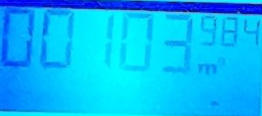
#> input picture imgProcessing/orginalDataStorage/0_cropped28-200023.png, 262 x 116 px
$ python analysePic.py
#> lines starting #> are read from the running program, lines starting #| are printed output that depends on the picture; after the words box and inside, x2 and y2 are one past the last pixel; in counts of white or black regions, pixels touching at a corner belong together
#> in analyseImg, cropped2 is the input picture: shape (116, 262, 3); mean B, G, R 248.4, 186.6, 4.4

#see: https://pyimagesearch.com/2017/02/13/recognizing-digits-with-opencv-and-python/
# import the necessary packages
# from imutils.perspective import four_point_transform
from imutils import contours
import imutils
import cv2
from numpy import vstack
from copy import deepcopy
import os

INDEX = 0
# define the dictionary of digit segments so we can identify
# each digit on the thermostat
DIGITS_LOOKUP = [
	[1, 1, 1, 0, 1, 1, 1],#  0
	[0, 0, 1, 0, 0, 1, 0],#  1
	[1, 0, 1, 1, 1, 0, 1],#  2
	[1, 0, 1, 1, 0, 1, 1],#  3
	[0, 1, 1, 1, 0, 1, 0],#  4
	[1, 1, 0, 1, 0, 1, 1],#: 5,
	[1, 1, 0, 1, 1, 1, 1],#: 6,
	[1, 0, 1, 0, 0, 1, 0],#: 7,
	[1, 1, 1, 1, 1, 1, 1],#: 8,
	[1, 1, 1, 1, 0, 1, 1],#: 9
]

def saveImg(img, name="_", folder="", print_=False, saveFig=False):
	if saveFig:
		global INDEX
		img_name = str(INDEX)+"_"+name+".png"
		cv2.imwrite(folder+"/"+img_name, img)
		INDEX+=1

def getBoundingRect(countour):
	# find out if there is a one contained
	oneBigFactor   = 20
	oneSmallFactor = 5
	(x, y, w, h) = cv2.boundingRect(countour)
	if h>50 and h<65 and w*h >450 and w*h <550 and w>5 and w<12:
		print("I found a big Number 1!")
		x -= oneBigFactor
		w += oneBigFactor
	# elif w*h <500: # one small
	# 	x -= oneSmallFactor
	# 	w += oneSmallFactor
	return (x,y,w,h)

def getNumberOfRectangle(rect, img, colorImg, folder="", saveFig=False, print_=False):
	#colorImg = cv2.cvtColor(img, cv2.COLOR_GRAY2RGB) # COLOR_BGR2GRAY
	(x, y, w, h) = rect
	# [5 lines of commented-out code are left out]
	roi = img[y:y + h, x:x + w]
	saveImg(cv2.rectangle(deepcopy(colorImg),(x,y),(x+w,y+h),(30,255,255),1), "roi", folder=folder, saveFig=saveFig)
	(roiH, roiW) = roi.shape
	(dW, dH) = (int(roiW * 0.25), int(roiH * 0.15))
	dHC = int(roiH * 0.05)

	# define the set of 7 segments
	segments = [
		((0, 0), (w, dH)),	# top
		((0, 0), (dW, h // 2)),	# top-left
		((w - dW, 0), (w, h // 2)),	# top-right
		((0, (h // 2) - dHC) , (w, (h // 2) + dHC)), # center
		((0, h // 2), (dW, h)),	# bottom-left
		((w - dW, h // 2), (w, h)),	# bottom-right
		((0, h - dH), (w, h))	# bottom
	]
	on = [0] * len(segments)

	# loop over the segments
	for (i, ((xA, yA), (xB, yB))) in enumerate(segments):
		# extract the segment ROI, count the total number of
		# thresholded pixels in the segment, and then compute
		# the area of the segment
		segROI = roi[yA:yB, xA:xB]
		total = cv2.countNonZero(segROI)
		area = (xB - xA) * (yB - yA)
		# if the total number of non-zero pixels is greater than
		# 50% of the area, mark the segment as "on"
		#print(i, round(total/float(area),2))
		tmp = cv2.rectangle(deepcopy(colorImg),(x+xA,y+yA),(x+xB,y+yB),color=(20*i,240,0),thickness=1)
		if area == 0: # reducing errors!
			area = 0.001
		tmp = cv2.putText(tmp, str(round(total/float(area),2)), (x+xA+10, y+yA+10), cv2.FONT_HERSHEY_SIMPLEX, 0.2, (0,0,250), 1, cv2.LINE_AA, False)
		saveImg(tmp, "segment"+str(i)+".png", folder=folder, saveFig=saveFig)
		if total / float(area) > 0.45:
			on[i]= 1
	# find on matching in: DIGITS_LOOKUP
	for i,lockup in enumerate(DIGITS_LOOKUP):
		if lockup == on:
			if w*h>1000:
				if print_:print(lockup, on, w,h, w*h, "-->", i, "BIG NUMBER")
				return "B"+str(i) # Big Number!
			else:
				if print_:print(lockup, on, w, h, w*h, "-->", i, "SMALL NUMBER")
				return "S"+str(i) # Small Number!
	if print_:print("No number found: ", on, w*h, w, h)
	if w*h>1000:
		return "B?"# Big Number!
	else:
		return "S?"# Small Number!

# [43 lines left out: function cropImg, not called in this run]


def rotate(image, angle, center = None, scale = 1.0):
#> called with angle = 2, scale = 1
    (h, w) = image.shape[:2]
#> h = 116; w = 262
    if center is None:
        center = (w / 2, h / 2)
#> center = (131, 58)
    # Perform the rotation
    M = cv2.getRotationMatrix2D(center, angle, scale)
    rotated = cv2.warpAffine(image, M, (w, h))
    return rotated

def analyseImg(imgName, folder="", saveFigs=False, print_=False, skipCrop=False):
	cropped2, xR, yR = None, 0,0
	if skipCrop:
		cropped2 = cv2.imread(imgName)
		rotated = rotate(cropped2, 2)
		xR, yR, c = rotated.shape
#> xR = 116; yR = 262; c = 3
		cropped2 = rotated[12:xR-30, 1:yR-1]
#> cropped2: shape (74, 260, 3)
		gray = cv2.cvtColor(cropped2, cv2.COLOR_BGR2GRAY)
		blure = cv2.GaussianBlur(gray, (5, 5), 0)
		thresh = cv2.adaptiveThreshold(blure, 255, 1, 1, 15, 4)
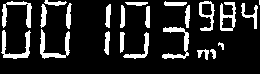
#> thresh: shape (74, 260); 15.6% white; 23 white regions (1 under 20 px)
		saveImg(thresh, "thresh", folder=folder, saveFig=saveFigs)
		#xR, yR, c = thresh.shape
	else:
		cropped2, xR, yR = cropImg(imgName, folder=folder, saveFigs=saveFigs, print_=print_)

	cc, hir = cv2.findContours(thresh, cv2.RETR_LIST, cv2.CHAIN_APPROX_SIMPLE)
#> cc = 25 contours, 2 with area under 20; largest, box (x1, y1, x2, y2) and area: (220, 2, 236, 31) 270, (199, 1, 215, 31) 244, (1, 30, 31, 59) 218, (40, 29, 70, 59) 218, (162, 27, 189, 59) 208; hir = 25 rows, first 6: [1, -1, -1, -1], [2, 0, -1, -1], [3, 1, -1, -1], [4, 2, -1, -1], [5, 3, -1, -1], [6, 4, -1, -1]

	cv2.drawContours(thresh, cc, -1, (255, 255, 255), thickness=2)
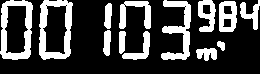
#> thresh: shape (74, 260); 26.3% white; 13 white regions
	saveImg(thresh, "contours", folder=folder, saveFig=saveFigs)

	contours = cv2.findContours(thresh, cv2.RETR_LIST, cv2.CHAIN_APPROX_SIMPLE)
#> contours = 22 contours, 4 with area under 20; largest, box (x1, y1, x2, y2) and area: (39, 0, 73, 60) 1724, (0, 0, 33, 60) 1668, (42, 5, 68, 55) 924, (4, 5, 29, 54) 908, (161, 0, 191, 60) 646
	cnts = imutils.grab_contours(contours)
#> cnts has the same summary as contours
	bigCnts = []
	digitCnts = []
	ones_foundBig = []
	digitCntsOnesBig = []
	tmpIMG = cv2.cvtColor(thresh, cv2.COLOR_GRAY2BGR)
#> tmpIMG: shape (74, 260, 3); 26.3% white; 13 white regions
	digits     = deepcopy(tmpIMG)

	# loop over the digit area candidates
	for c in cnts:
		# compute the bounding box of the contour
		(x, y, w, h) = cv2.boundingRect(c)
		tmpIMG = cv2.rectangle(tmpIMG,(x,y),(x+w,y+h),(0,255,0),1)
		tmpIMG = cv2.putText(tmpIMG, str(w*h), (x+2, y+10), cv2.FONT_HERSHEY_SIMPLEX, 0.4, (0,0,250), 1, cv2.LINE_AA, False)
#> this loop made 22 passes
#> (x, y, w, h) on passes 1, 2, 3, 4, 5, 6, 7, 9, 10, 11, 15, 16: (196, 48, 21, 13), (217, 41, 8, 10), (122, 31, 28, 29), (119, 31, 7, 23), (103, 30, 8, 26), (222, 18, 10, 10), (223, 5, 10, 10), (42, 5, 26, 50), (4, 5, 25, 49), (202, 4, 10, 11), (104, 3, 8, 26), (219, 1, 18, 31)
#> (c, x, y, w, h) on passes 8, 12, 13, 14: ([[184, 6], [185, 5], [186, 6], [185, 7]], 184, 5, 3, 3), ([[65, 5], [66, 4], [67, 5], [66, 6]], 65, 4, 3, 3), ([[45, 5], [46, 4], [47, 5], [46, 6]], 45, 4, 3, 3), ([[123, 4], [124, 3], [125, 4], [124, 5]], 123, 3, 3, 3)
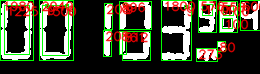
#> tmpIMG: shape (74, 260, 3); mean B, G, R 50.5, 72.8, 68.9
	saveImg(tmpIMG, "boundingRect", folder=folder, saveFig=saveFigs)

	# loop over the digit area candidates
	for c in cnts:
		# compute the bounding box of the contour
		(x, y, w, h) = cv2.boundingRect(c)
		if w*h>300:
			print(w,h, w*h)
			if w*h<650 and w<25:
				digitCnts.append(c) # small digits on the right
				continue
			elif w*h>1500:
				bigCnts.append(c)
				continue
			else:
				continue
		else:
			if (h>25 and w<15 and w>5 and h<40 and w*h<250): # detect 1s
				ones_foundBig.append(c)
#> after the loop, bigCnts = 3 contours; box (x1, y1, x2, y2) and area: (39, 0, 73, 60) 1724, (0, 0, 33, 60) 1668, (161, 0, 191, 60) 646; digitCnts = 3 contours; box (x1, y1, x2, y2) and area: (219, 1, 237, 32) 480, (198, 0, 216, 32) 366, (240, 0, 260, 30) 208; ones_foundBig = 2 contours; box (x1, y1, x2, y2) and area: (103, 30, 111, 56) 134, (104, 3, 112, 29) 134

	allContours = []
	digitCntsSmall = imutils.contours.sort_contours(digitCnts, method="left-to-right")[0]
#> digitCntsSmall has the same summary as digitCnts
	digitCntsBig = imutils.contours.sort_contours(bigCnts, method="left-to-right")[0]
#> digitCntsBig has the same summary as bigCnts
	if len(ones_foundBig)>0:
		digitOnesBig = imutils.contours.sort_contours(ones_foundBig, method="left-to-right")[0]
#> digitOnesBig has the same summary as ones_foundBig
		if (len(digitOnesBig) % 2) != 0:
			digitOnesBig = digitOnesBig[:-1]

	# merge ones contours:
		for i in range(len(digitOnesBig)-1):
			digitCntsOnesBig.append(vstack([digitOnesBig[i], digitOnesBig[i+1]]))
#> this loop made 1 pass
#> after the loop, digitCntsOnesBig = 1 contour; box (x1, y1, x2, y2) and area: (103, 3, 112, 56) 268

		for i in digitCntsOnesBig:
			allContours.append(i)
#> after the loop, allContours has the same summary as digitCntsOnesBig
	for i in digitCntsSmall:
		allContours.append(i)
#> this loop made 3 passes
#> after the loop, allContours = 4 contours; box (x1, y1, x2, y2) and area: (219, 1, 237, 32) 480, (198, 0, 216, 32) 366, (103, 3, 112, 56) 268, (240, 0, 260, 30) 208
	for i in digitCntsBig:
		allContours.append(i)
#> after the loop, allContours = 7 contours; box (x1, y1, x2, y2) and area: (39, 0, 73, 60) 1724, (0, 0, 33, 60) 1668, (161, 0, 191, 60) 646, (219, 1, 237, 32) 480, (198, 0, 216, 32) 366, (103, 3, 112, 56) 268, (240, 0, 260, 30) 208
	allContoursSorted =  imutils.contours.sort_contours(allContours, method="left-to-right")[0]
#> allContoursSorted has the same summary as allContours

	rects = []
	# adapt bounding rect for ones:
	for c in allContoursSorted:
		rects.append(getBoundingRect(c))
#> this loop made 7 passes
#> (x in getBoundingRect, y in getBoundingRect, w in getBoundingRect, h in getBoundingRect) on passes 1 to 7: (0, 0, 33, 60), (39, 0, 34, 60), (83, 3, 29, 53), (161, 0, 30, 60), (198, 0, 18, 32), (219, 1, 18, 31), (240, 0, 20, 30)
#| I found a big Number 1!
#> after the loop, rects = [(0, 0, 33, 60), (39, 0, 34, 60), (83, 3, 29, 53), (161, 0, 30, 60), (198, 0, 18, 32), (219, 1, 18, 31), (240, 0, 20, 30)]

	#tmpIMG = cropped2
	for c in digitCntsSmall:
		# extract the digit ROI
		(x, y, w, h) = cv2.boundingRect(c)
		cv2.rectangle(digits,(x,y),(x+w,y+h),(255,0,0),3)
#> this loop made 3 passes
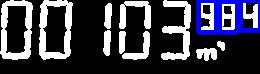
#> digits: shape (74, 260, 3); mean B, G, R 77.1, 62.1, 62.1
	for c in digitCntsBig:
		# extract the digit ROI
		(x, y, w, h) = cv2.boundingRect(c)
		cv2.rectangle(digits,(x,y),(x+w,y+h),(0,0,255),3)
#> this loop made 3 passes
#> (x, w) on passes 1 to 3: (0, 33), (39, 34), (161, 30)
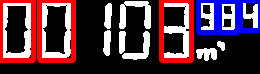
#> digits: shape (74, 260, 3); 12.5% of pixels changed, all inside (x1, y1, x2, y2) = (0, 0, 194, 63)
	for c in digitCntsOnesBig:
		# extract the digit ROI
		(x, y, w, h) = cv2.boundingRect(c)
		cv2.rectangle(digits,(x,y),(x+w,y+h),(0,255,255),3)
#> this loop made 1 pass
#> (x, y, w, h) on pass 1: (103, 3, 9, 53)
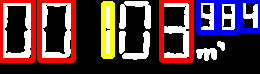
#> digits: shape (74, 260, 3); 3.16% of pixels changed, all inside (x1, y1, x2, y2) = (101, 1, 115, 59)
	saveImg(digits, "digits", folder=folder, saveFig=saveFigs)

	result = ""
	for r in rects:
		result+=getNumberOfRectangle(r, thresh, cropped2,folder=folder, saveFig=saveFigs, print_=print_)
#> this loop made 7 passes
#> (x in getNumberOfRectangle, y in getNumberOfRectangle, w in getNumberOfRectangle, h in getNumberOfRectangle, roiH in getNumberOfRectangle, roiW in getNumberOfRectangle) on passes 1 to 7: (0, 0, 33, 60, 60, 33), (39, 0, 34, 60, 60, 34), (83, 3, 29, 53, 53, 29), (161, 0, 30, 60, 60, 30), (198, 0, 18, 32, 32, 18), (219, 1, 18, 31, 31, 18), (240, 0, 20, 30, 30, 20)
#| [1, 1, 1, 0, 1, 1, 1] [1, 1, 1, 0, 1, 1, 1] 33 60 1980 --> 0 BIG NUMBER
#| [1, 1, 1, 0, 1, 1, 1] [1, 1, 1, 0, 1, 1, 1] 34 60 2040 --> 0 BIG NUMBER
#| [0, 0, 1, 0, 0, 1, 0] [0, 0, 1, 0, 0, 1, 0] 29 53 1537 --> 1 BIG NUMBER
#| [1, 0, 1, 1, 0, 1, 1] [1, 0, 1, 1, 0, 1, 1] 30 60 1800 --> 3 BIG NUMBER
#| [1, 1, 1, 1, 0, 1, 1] [1, 1, 1, 1, 0, 1, 1] 18 32 576 --> 9 SMALL NUMBER
#| [1, 1, 1, 1, 1, 1, 1] [1, 1, 1, 1, 1, 1, 1] 18 31 558 --> 8 SMALL NUMBER
#| [0, 1, 1, 1, 0, 1, 0] [0, 1, 1, 1, 0, 1, 0] 20 30 600 --> 4 SMALL NUMBER

	if sum(char == 'B' for char in result) == 5:
		result = result.replace("S", ',', 1)
		result = result.replace("S", "")
		result = result.replace("B", "")

	# Final Image:
	tmpIMG = cv2.putText(cropped2, result, (int(xR/4) ,int(yR/4)), cv2.FONT_HERSHEY_SIMPLEX, 0.6, (0,255,250), 2, cv2.LINE_AA, False)
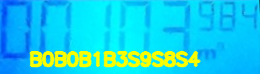
#> tmpIMG: shape (74, 260, 3); mean B, G, R 227.3, 206.5, 27.1
	saveImg(tmpIMG, "finalImg", folder=folder, saveFig=saveFigs)

	return result, tmpIMG

# [15 lines left out: function analyseFolder, not called in this run]

# For a single file do:
# text_result, imgResult = analyseImg("general_processingData/orginal2.jpg", folder="general_processingData",print_=True, saveFigs=True)
# print(text_result)

# For an already cropped image do:
text_result, imgResult = analyseImg("orginalDataStorage/0_cropped28-200023.png", folder="orginalDataResults",print_=True, saveFigs=True, skipCrop=True)
#> text_result = 'B0B0B1B3S9S8S4'
print(text_result)
#| B0B0B1B3S9S8S4


#TODO many errors in rectangle / bounding box detection! requires improvement!
# analyseFolder("orginalDataStorage/", resultFolder="orginalDataResults")

$ run again, with imgProcessing/orginalDataStorage/0_cropped01-000018.png copied over imgProcessing/orginalDataStorage/0_cropped28-200023.png
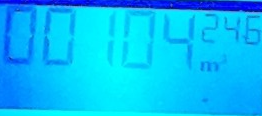
#> input picture imgProcessing/orginalDataStorage/0_cropped01-000018.png, 262 x 116 px
#> in analyseImg, cropped2 is the input picture: shape (116, 262, 3); mean B, G, R 249.1, 189.6, 3.9
#> cropped2: shape (74, 260, 3)
#> cc = 26 contours, 5 with area under 20; largest, box (x1, y1, x2, y2) and area: (3, 0, 34, 56) 416, (241, 0, 259, 29) 236, (42, 27, 72, 56) 221, (162, 1, 187, 30) 151, (146, 0, 152, 52) 136; hir = 26 rows, first 6: [1, -1, -1, -1], [2, 0, -1, -1], [3, 1, -1, -1], [4, 2, -1, -1], [5, 3, -1, -1], [6, 4, -1, -1]
#> contours = 25 contours, 9 with area under 20; largest, box (x1, y1, x2, y2) and area: (2, 0, 35, 57) 1650, (41, 0, 74, 57) 1640, (45, 3, 70, 51) 906, (6, 2, 30, 51) 862, (161, 0, 194, 56) 550
#> cnts has the same summary as contours
#> the loop in analyseImg, `for c in cnts:` made 25 passes
#> (x, y, w, h) on passes 3, 4, 5, 6, 8, 9, 14, 16: (212, 46, 7, 12), (198, 46, 14, 12), (220, 38, 7, 11), (106, 28, 7, 28), (246, 15, 10, 11), (45, 3, 25, 48), (6, 2, 24, 49), (221, 1, 18, 26)
#> after the loop in analyseImg, `for c in cnts:`: bigCnts = 4 contours; box (x1, y1, x2, y2) and area: (2, 0, 35, 57) 1650, (41, 0, 74, 57) 1640, (161, 0, 194, 56) 550, (120, 0, 153, 57) 516; digitCnts = 3 contours; box (x1, y1, x2, y2) and area: (240, 0, 260, 30) 338, (199, 0, 217, 30) 217, (221, 1, 239, 27) 194; ones_foundBig = 2 contours; box (x1, y1, x2, y2) and area: (106, 28, 113, 56) 136, (106, 0, 114, 26) 129
#> digitCntsSmall has the same summary as digitCnts
#> digitCntsBig has the same summary as bigCnts
#> digitOnesBig has the same summary as ones_foundBig
#> the loop in analyseImg, `for i in range(len(digitOnesBig)-1):` made 1 pass
#> after the loop in analyseImg, `for i in range(len(digitOnesBig)-1):`: digitCntsOnesBig = 1 contour; box (x1, y1, x2, y2) and area: (106, 0, 114, 56) 266
#> the loop in analyseImg, `for i in digitCntsOnesBig:` made 1 pass
#> after the loop in analyseImg, `for i in digitCntsOnesBig:`: allContours has the same summary as digitCntsOnesBig
#> the loop in analyseImg, `for i in digitCntsSmall:` made 3 passes
#> after the loop in analyseImg, `for i in digitCntsSmall:`: allContours = 4 contours; box (x1, y1, x2, y2) and area: (240, 0, 260, 30) 338, (106, 0, 114, 56) 266, (199, 0, 217, 30) 217, (221, 1, 239, 27) 194
#> the loop in analyseImg, `for i in digitCntsBig:` made 4 passes
#> after the loop in analyseImg, `for i in digitCntsBig:`: allContours = 8 contours; box (x1, y1, x2, y2) and area: (2, 0, 35, 57) 1650, (41, 0, 74, 57) 1640, (161, 0, 194, 56) 550, (120, 0, 153, 57) 516, (240, 0, 260, 30) 338, (106, 0, 114, 56) 266, (199, 0, 217, 30) 217, (221, 1, 239, 27) 194
#> allContoursSorted has the same summary as allContours
#> the loop in analyseImg, `for c in allContoursSorted:` made 8 passes
#> (x in getBoundingRect, y in getBoundingRect, w in getBoundingRect, h in getBoundingRect) on passes 1 to 8: (2, 0, 33, 57), (41, 0, 33, 57), (106, 0, 8, 56), (120, 0, 33, 57), (161, 0, 33, 56), (199, 0, 18, 30), (221, 1, 18, 26), (240, 0, 20, 30)
#> after the loop in analyseImg, `for c in allContoursSorted:`: rects = [(2, 0, 33, 57), (41, 0, 33, 57), (106, 0, 8, 56), (120, 0, 33, 57), (161, 0, 33, 56), (199, 0, 18, 30), (221, 1, 18, 26), (240, 0, 20, 30)]
#> the loop in analyseImg, `for c in digitCntsSmall:` made 3 passes
#> the loop in analyseImg, `for c in digitCntsBig:` made 4 passes
#> (x, h) on passes 1 to 4: (2, 57), (41, 57), (120, 57), (161, 56)
#> the loop in analyseImg, `for c in digitCntsOnesBig:` made 1 pass
#> after the loop in analyseImg, `for c in digitCntsOnesBig:`:
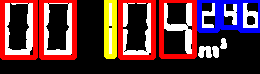
#> digits: shape (74, 260, 3); mean B, G, R 57, 51.2, 94.4
#> the loop in analyseImg, `for r in rects:` made 8 passes
#> (x in getNumberOfRectangle, y in getNumberOfRectangle, w in getNumberOfRectangle, h in getNumberOfRectangle, roiH in getNumberOfRectangle, roiW in getNumberOfRectangle) on passes 1 to 8: (2, 0, 33, 57, 57, 33), (41, 0, 33, 57, 57, 33), (106, 0, 8, 56, 56, 8), (120, 0, 33, 57, 57, 33), (161, 0, 33, 56, 56, 33), (199, 0, 18, 30, 30, 18), (221, 1, 18, 26, 26, 18), (240, 0, 20, 30, 30, 20)
#> (printed output is left out)
#> in analyseImg, `tmpIMG = cv2.putText(cropped2, result, (int(xR/4) ,int(yR/4)), cv2.FON..`:
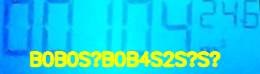
#> tmpIMG: shape (74, 260, 3); mean B, G, R 224.8, 207.5, 29.1
#> text_result = 'B0B0S?B0B4S2S?S?'
#| B0B0S?B0B4S2S?S?

$ run again, with imgProcessing/orginalDataStorage/0_cropped02-030023.png copied over imgProcessing/orginalDataStorage/0_cropped28-200023.png
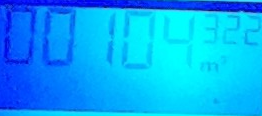
#> input picture imgProcessing/orginalDataStorage/0_cropped02-030023.png, 262 x 116 px
#> in analyseImg, cropped2 is the input picture: shape (116, 262, 3); mean B, G, R 249.1, 169.3, 4
#> cropped2: shape (74, 260, 3)
#> cc = 27 contours, 9 with area under 20; largest, box (x1, y1, x2, y2) and area: (42, 0, 73, 56) 414, (3, 0, 34, 56) 305, (162, 3, 187, 30) 106, (221, 0, 238, 29) 94, (242, 8, 260, 30) 86; hir = 27 rows, first 6: [1, -1, -1, -1], [2, 0, -1, -1], [3, 1, -1, -1], [4, 2, -1, -1], [5, 3, -1, -1], [6, 4, -1, -1]
#> contours = 21 contours, 5 with area under 20; largest, box (x1, y1, x2, y2) and area: (41, 0, 74, 57) 1678, (45, 3, 69, 52) 883, (2, 0, 35, 57) 716, (120, 29, 152, 58) 387, (161, 2, 193, 31) 324
#> cnts has the same summary as contours
#> the loop in analyseImg, `for c in cnts:` made 21 passes
#> (x, y, w, h) on passes 1, 3, 4, 5, 6, 7, 9, 10: (5, 66, 6, 8), (212, 47, 7, 11), (199, 46, 12, 12), (219, 40, 7, 9), (185, 30, 6, 24), (120, 29, 32, 29), (45, 3, 24, 49), (147, 3, 6, 24)
#> after the loop in analyseImg, `for c in cnts:`: bigCnts = 2 contours; box (x1, y1, x2, y2) and area: (41, 0, 74, 57) 1678, (2, 0, 35, 57) 716; digitCnts = 4 contours; box (x1, y1, x2, y2) and area: (105, 1, 114, 55) 288, (220, 0, 239, 30) 217, (241, 0, 260, 31) 198, (201, 0, 217, 30) 188; ones_foundBig = []
#> digitCntsSmall has the same summary as digitCnts
#> digitCntsBig has the same summary as bigCnts
#> the loop in analyseImg, `for i in digitCntsSmall:` made 4 passes
#> after the loop in analyseImg, `for i in digitCntsSmall:`: allContours has the same summary as digitCnts
#> the loop in analyseImg, `for i in digitCntsBig:` made 2 passes
#> after the loop in analyseImg, `for i in digitCntsBig:`: allContours = 6 contours; box (x1, y1, x2, y2) and area: (41, 0, 74, 57) 1678, (2, 0, 35, 57) 716, (105, 1, 114, 55) 288, (220, 0, 239, 30) 217, (241, 0, 260, 31) 198, (201, 0, 217, 30) 188
#> allContoursSorted has the same summary as allContours
#> the loop in analyseImg, `for c in allContoursSorted:` made 6 passes
#> (x in getBoundingRect, y in getBoundingRect, w in getBoundingRect, h in getBoundingRect) on passes 1 to 6: (2, 0, 33, 57), (41, 0, 33, 57), (85, 1, 29, 54), (201, 0, 16, 30), (220, 0, 19, 30), (241, 0, 19, 31)
#> (printed output is left out)
#> after the loop in analyseImg, `for c in allContoursSorted:`: rects = [(2, 0, 33, 57), (41, 0, 33, 57), (85, 1, 29, 54), (201, 0, 16, 30), (220, 0, 19, 30), (241, 0, 19, 31)]
#> the loop in analyseImg, `for c in digitCntsSmall:` made 4 passes
#> the loop in analyseImg, `for c in digitCntsBig:` made 2 passes
#> after the loop in analyseImg, `for c in digitCntsBig:`:
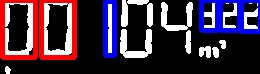
#> digits: shape (74, 260, 3); mean B, G, R 67.9, 46.1, 67.8
#> the loop in analyseImg, `for r in rects:` made 6 passes
#> (x in getNumberOfRectangle, y in getNumberOfRectangle, w in getNumberOfRectangle, h in getNumberOfRectangle, roiH in getNumberOfRectangle, roiW in getNumberOfRectangle) on passes 1 to 6: (2, 0, 33, 57, 57, 33), (41, 0, 33, 57, 57, 33), (85, 1, 29, 54, 54, 29), (201, 0, 16, 30, 30, 16), (220, 0, 19, 30, 30, 19), (241, 0, 19, 31, 31, 19)
#> (printed output is left out)
#> in analyseImg, `tmpIMG = cv2.putText(cropped2, result, (int(xR/4) ,int(yR/4)), cv2.FON..`:
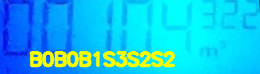
#> tmpIMG: shape (74, 260, 3); mean B, G, R 231.3, 192.9, 22.5
#> text_result = 'B0B0B1S3S2S2'
#| B0B0B1S3S2S2
